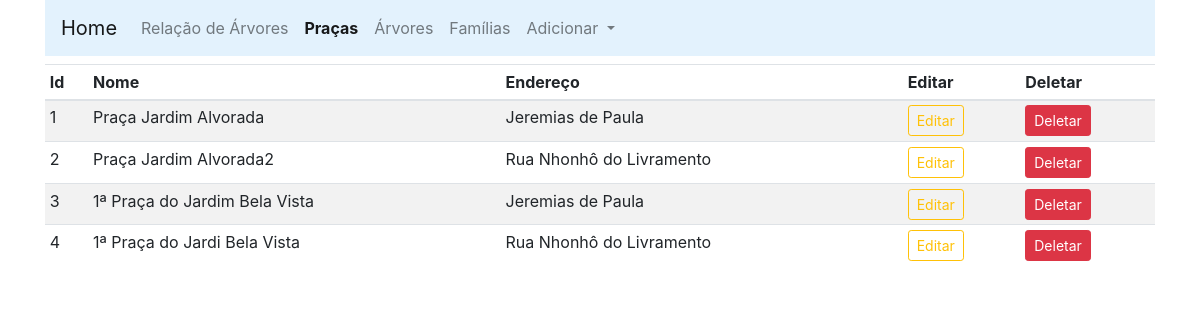
The app's page /pracas (signed in) with its own data.
### app_arbo/trees/models.py (models this page shows)
class Praca(db.Model):
    id=db.Column(db.Integer,primary_key=True)
    name=db.Column(db.String(30),nullable=False,unique=True)
    end=db.Column(db.String(100),nullable=False,unique=False)
    local=db.Column(db.String(300),nullable=False,unique=False)
    desc=db.Column(db.String(500),nullable=False,unique=False)
    image_1=db.Column(db.String(30),nullable=False,unique=True)
    image_2=db.Column(db.String(30),nullable=False,unique=True)
    image_3=db.Column(db.String(30),nullable=False,unique=True)

### app_arbo/admin/rotas.py (the view)
@app.route('/pracas')
def pracas():
    if 'email' not in session:
        flash(f'Favor faça seu login no sistema.', 'success')
        return redirect(url_for('login'))
    pracas = Praca.query.order_by(Praca.id.desc()).all()
    return render_template('admin/pracas.html', title='Página Praças', pracas=pracas)

### app_arbo/templates/admin/pracas.html (shortened to what this page needs)
{% extends 'layouts.html' %}
{% block content %}
<div class="container">
    <nav class="navbar navbar-expand-lg navbar-light" style="background-color: #e3f2fd;">
        <a class="navbar-brand" href="/">Home</a>
        <div class="collapse navbar-collapse" id="navbarSupportedContent">
          <ul class="navbar-nav mr-auto">
            <li class="nav-item ">
              <a class="nav-link" href="/admin">Relação de Árvores <span class="sr-only">(current)</span></a>
            </li>
            <li class="nav-item active">
              <a class="nav-link" href="/pracas"><strong>Praças</strong></a>
            </li>
            <li class="nav-item">
              <a class="nav-link" href="/arvores">Árvores</a>
            </li>
            <li class="nav-item">
              <a class="nav-link" href="/familias">Famílias</a>
            </li>
            <li class="nav-item dropdown">
              <a class="nav-link dropdown-toggle" href="#" id="navbarDropdown" role="button" data-toggle="dropdown" aria-haspopup="true" aria-expanded="false">
                Adicionar
              </a>
            </li>
          </ul>
        </div>
      </nav>
</div>
<div class="container mt-2">
    <table class="table table-sm table-striped">
        <thead>
            <th>Id</th>
            <th>Nome</th>
            <th>Endereço</th>
            <th></th>
            <th>Editar</th>
            <th>Deletar</th>
        </thead>
        <tbody>
            {% if pracas %}
            {% for praca in pracas %}
            <tr>
                <td>{{loop.index}}</td>
                <td>{{praca.name}}</td>
                <td>{{praca.end}}</td>
                <td></td>
                <td><a href="{{url_for('updatepraca', id=praca.id)}}" class="btn btn-sm btn-outline-warning">Editar</a></td>
                <td>
                <button type="button" class="btn btn-danger btn-sm" data-toggle="modal" data-target="#exampleModal-{{praca.id}}">
                  Deletar
                </button>
                </td>
            </tr>
            {% endfor %}
            {% endif %}
        </tbody>
    </table>
</div>
{% endblock content %}

### records on screen
Praca: name "Praça Jardim Alvorada", end "Jeremias de Paula"
Praca: name "Praça Jardim Alvorada2", end "Rua Nhonhô do Livramento"
Praca: name "1ª Praça do Jardim Bela Vista", end "Jeremias de Paula"
Praca: name "1ª Praça do Jardi Bela Vista", end "Rua Nhonhô do Livramento"
